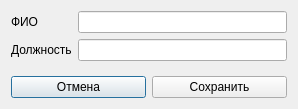
<?xml version="1.0" encoding="UTF-8"?>
<ui version="4.0">
 <class>WorkerDialog</class>
 <widget class="QDialog" name="WorkerDialog">
  <property name="geometry">
   <rect>
    <x>0</x>
    <y>0</y>
    <width>298</width>
    <height>109</height>
   </rect>
  </property>
  <property name="windowTitle">
   <string>Работник</string>
  </property>
  <layout class="QVBoxLayout" name="verticalLayout_2">
   <item>
    <layout class="QVBoxLayout" name="verticalLayout">
     <item>
      <layout class="QFormLayout" name="formLayout">
       <item row="0" column="0">
        <widget class="QLabel" name="fioLabel">
         <property name="text">
          <string>ФИО</string>
         </property>
        </widget>
       </item>
       <item row="0" column="1">
        <widget class="QLineEdit" name="fioLineEdit"/>
       </item>
       <item row="1" column="0">
        <widget class="QLabel" name="jobTitleLabel">
         <property name="text">
          <string>Должность</string>
         </property>
        </widget>
       </item>
       <item row="1" column="1">
        <widget class="QLineEdit" name="jobTitleLineEdit"/>
       </item>
      </layout>
     </item>
     <item>
      <layout class="QHBoxLayout" name="horizontalLayout">
       <item>
        <widget class="QPushButton" name="CancelPushButton_3">
         <property name="text">
          <string>Отмена</string>
         </property>
        </widget>
       </item>
       <item>
        <widget class="QPushButton" name="SavePushButton">
         <property name="text">
          <string>Сохранить</string>
         </property>
        </widget>
       </item>
      </layout>
     </item>
    </layout>
   </item>
  </layout>
 </widget>
 <resources/>
 <connections/>
</ui>
